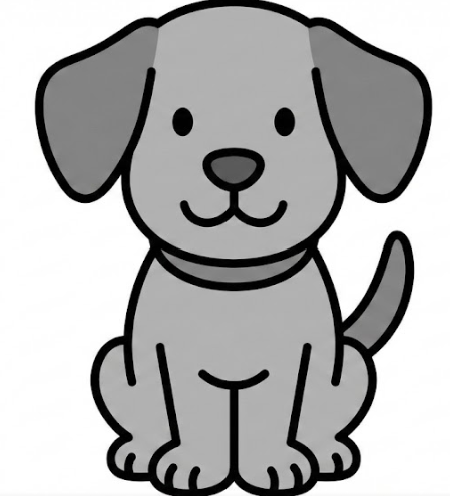
#> input picture simulation/images/dog.png, 450 x 496 px
$ jupyter execute --allow-errors simulation101_solutions.ipynb
#> lines starting #> are read from the running program, lines starting #| are printed output that depends on the picture
[cell 1]
# SPDX-License-Identifier: Apache-2.0 AND CC-BY-NC-4.0
#
# Licensed under the Apache License, Version 2.0 (the "License");
# you may not use this file except in compliance with the License.
# You may obtain a copy of the License at
#
# http://www.apache.org/licenses/LICENSE-2.0
#
# Unless required by applicable law or agreed to in writing, software
# distributed under the License is distributed on an "AS IS" BASIS,
# WITHOUT WARRANTIES OR CONDITIONS OF ANY KIND, either express or implied.
# See the License for the specific language governing permissions and
# limitations under the License.

# Quantum Algorithm Simulation 101 — Simulation: Choosing the Right Simulator (Solutions)
$\renewcommand{\ket}[1]{|#1\rangle}\renewcommand{\bra}[1]{\langle#1|}$

---

Quantum algorithm simulation spans several complementary techniques. This notebook focuses on when state vector, tensor network, matrix product state, Pauli propagation, and stabilizer simulators are the right tool, and this solutions copy provides worked reference implementations for the exercises.

**What You Will Do:**
* Build small NumPy and CUDA-Q examples for state vector, tensor network, and matrix product state simulation
* Compare when state vector, tensor network, Pauli propagation, and stabilizer methods are the right fit
* Analyze how endianness, contraction order, bond dimension, and branching affect simulator performance

**Prerequisites:**
* Python and Jupyter notebook familiarity
* Basic knowledge of quantum computing (qubits, gates, circuits, bra-ket notation, measurement)
* Familiarity with expectation values and Pauli operators is helpful

**Key Terminology:**
* State vector (SV)
* Tensor network (TN)
* Contraction path
* Matrix product state (MPS)
* Bond dimension
* Clifford gate
* Stabilizer
* Pauli propagation

**CUDA-Q Syntax:**
* [`@cudaq.kernel`](https://nvidia.github.io/cuda-quantum/latest/api/languages/python_api.html#cudaq.kernel) — defines a quantum kernel function
* [`cudaq.sample`](https://nvidia.github.io/cuda-quantum/latest/api/languages/python_api.html#cudaq.sample) — samples measurement outcomes from a kernel
* [`cudaq.observe`](https://nvidia.github.io/cuda-quantum/latest/api/languages/python_api.html#cudaq.observe) — computes expectation values of spin operators
* [`cudaq.set_target`](https://nvidia.github.io/cuda-quantum/latest/api/languages/python_api.html#cudaq.set_target) — selects a simulation backend such as state vector, tensor network, or STIM

**Student Notebook:** [`../simulation101.ipynb`](../simulation101.ipynb)

<div style="background-color: #f9fff0; border-left: 6px solid #76b900; padding: 12px 15px 12px 20px; border-radius: 4px; margin: 15px 0; color: #333;">

**<span style="color: #76b900;">&#9889; GPU Required:</span>** This notebook requires a GPU.

</div>

[cell 2]
## Instructions for Google Colab. You can ignore this cell if you have CUDA-Q
## set up locally with all required files on your system.
## Uncomment the lines below and execute this cell to install CUDA-Q.
## Run this notebook in a GPU runtime.

#!pip install cudaq cudaq-qec -q
#
#!wget -q https://github.com/nvidia/cuda-q-academic/archive/refs/heads/main.zip
#!unzip -q main.zip
#!mv cuda-q-academic-main/simulation/images ../images

> **Note:** Run the cell below to import all required packages.
> If you installed packages above, restart the kernel first
> (**Runtime → Restart session** in Colab, or **Kernel → Restart** in Jupyter).

## State Vector Simulation

State vector (SV) simulation is the most common technique for algorithm simulation and probably the technique most users are familiar with. The method is also the most straightforward. For an $N$ qubit state, the corresponding $2^N$ element state vector is stored in memory. Gates are applied as matrix operations acting on this vector to produce the final state.

The advantage of this is that the entire state is known at all times. This allows us to perform any valid operation and save the entire state vector for other applications. This is closely related to its primary limitation, memory. Because the SV grows exponentially, SV simulation is limited to about 50 qubits. To produce simulations in the low 50s of qubits, entire supercomputers are necessary to have sufficient memory. This is unsurprising, as manipulation of an exponentially large Hilbert space is one of the reasons quantum computing could be advantageous at all.

In this notebook, we will use the basis ordering $\ket{q_0 q_1 q_2}$, so the leftmost factor in a Kronecker product acts on $q_0$. Being explicit about this endian convention is important because it determines how we build multi-qubit operators such as CNOT and how we interpret the printed amplitudes.

<div style="background-color: #f9fff0; border-left: 6px solid #76b900; padding: 15px; border-radius: 4px; box-shadow: 0px 2px 4px rgba(0,0,0,0.1);">
    <h3 style="color: #76b900; margin-top: 0; margin-bottom: 10px;">Exercise 1:</h3>
    <p style="font-size: 16px; color: #333;">
Use NumPy to prepare an identity gate, a Hadamard gate, and a CNOT gate. Build the state vector corresponding to $\ket{000}$ and prepare the $N=3$ GHZ state by performing the matrix multiplications like a state vector simulator would. Next, write a CUDA-Q kernel to prepare an arbitrary-sized GHZ state. On your device, how large of a state can you produce before a memory error occurs? Be explicit about the endian convention you assume, since it affects how you write the Kronecker products and multi-qubit matrices such as CNOT.
</div>

[cell 3]
import numpy as np

# --- 1. Define Basic Gates ---
I = np.eye(2)
H = (1/np.sqrt(2)) * np.array([[1, 1], [1, -1]])
X = np.array([[0, 1], [1, 0]])
CNOT = np.array([
    [1, 0, 0, 0],
    [0, 1, 0, 0],
    [0, 0, 0, 1],
    [0, 0, 1, 0]
])

# --- 2. Initialize State |000> ---
# Basis ordering convention: |q0 q1 q2>, so the leftmost tensor factor acts on q0.
psi = np.array([1, 0, 0, 0, 0, 0, 0, 0])

# --- 3. Build Multi-Qubit Operators ---
# Step 1: H on qubit 0 -> (H ⊗ I ⊗ I)
H_full = np.kron(H, np.kron(I, I))

# Step 2: CNOT on 0 and 1 -> (CNOT_01 ⊗ I)
CNOT01_full = np.kron(CNOT, I)

# Step 3: CNOT on 1 and 2 -> (I ⊗ CNOT_12)
CNOT12_full = np.kron(I, CNOT)

# --- 4. Run Simulation ---
# Apply H to qubit 0
psi = H_full @ psi

# Apply CNOT between 0 and 1
psi = CNOT01_full @ psi

# Apply CNOT between 1 and 2
psi = CNOT12_full @ psi

print("Final State Vector:")
print(psi)

# Pretty-print the amplitudes.
states = ["|000>", "|001>", "|010>", "|011>", "|100>", "|101>", "|110>", "|111>"]
for amplitude, state in zip(psi, states):
    if abs(amplitude) > 1e-10:
        print(f"{state}: {amplitude:.4f}")

### CUDA-Q Example

State vector simulations are awesome for algorithm development, especially as quantum computers are mostly within the range of tens of qubits. Users can generally run extremely deep circuits quickly, explore arbitrary noise models, and access any information about the state along the way. This makes SV simulation very useful for comparing noiseless results to QPUs and developing noise models to mimic QPUs with small numbers of qubits. The only reason you would not use SV simulation is when you want to scale beyond available memory. Most of the examples in the [CUDA-Q Application Hub](https://nvidia.github.io/cuda-quantum/latest/using/applications.html) use SV simulation.

Note: CUDA-Q's SV simulator is powered by NVIDIA's cuStateVec library, which is part of cuQuantum. This library is highly optimized for GPU performance and uses many tricks far beyond simply performing the matrix multiplications.

## Tensor Network Simulations

While the utility of SV simulation cannot be understated, it is critical to be able to simulate algorithms beyond $N=50$ (or less if you do not have a supercomputer available), especially as many QPUs already have more than 50 qubits. We now need to start exploring more sophisticated techniques that do not store the entire state, yet can sample from its probability amplitudes or produce observables.

Tensor network (TN) simulations are one such technique that can scale far beyond 50 qubits, even to the order of 10,000 qubits in certain cases. But you will see shortly there is still no free lunch, and this sort of scale can only be achieved for a narrow range of circuits. For many local circuits, the tensor network description itself grows roughly with the number of qubits times the circuit depth, while the actual runtime still depends strongly on the contraction path and the entanglement created by the circuit. This is why TN methods are especially attractive for shallow circuits.

A tensor is a general data structure that is said to have rank $n$. A rank-0, rank-1, and rank-2 tensor is a scalar, vector, and matrix, respectively, with higher-order tensors adding dimensions. The number of elements in each dimension of a tensor is called the extent. For fixed extent, the number of elements in a tensor grows exponentially with rank.

Tensors are often visually represented as nodes with lines coming from them, where a node by itself is a scalar and each line is a higher-order dimension.

An important operation for tensors is contraction, or summing over the shared indices of two or more tensors. Consider two matrices $A_{ij}$ and $B_{jk}$. If we multiply the two, we would sum over the common $j$ index to result in a new matrix $C_{ik}$. We are computing $C_{ik} = \sum_j A_{ij} B_{jk}$, which is often written in Einstein notation with the explicit sum dropped: $C_{ik} = A_{ij} B_{jk}$. These operations can be generalized to any-order tensors and represented graphically, where connected lines in a diagram are the indices summed over in the contraction. See the examples pictured below.

Connecting many of these diagrams results in a tensor network. This is important because quantum circuits can be represented as tensor networks where each initial qubit is a vector, each single-qubit gate is a rank-2 tensor, and each two-qubit gate is a rank-4 tensor. If we just convert the circuit to a TN and contract, we recover our state vector.

<div style="background-color: #f9fff0; border-left: 6px solid #76b900; padding: 15px; border-radius: 4px; box-shadow: 0px 2px 4px rgba(0,0,0,0.1);">
    <h3 style="color: #76b900; margin-top: 0; margin-bottom: 10px;">Exercise 2:</h3>
    <p style="font-size: 16px; color: #333;">
Given the input tensors below, write an einsum to contract the whole network and recover the state vector. Note that the CNOT gate is converted into a rank-4 tensor for you.
</div>

[cell 4]
import numpy as np


q0 = np.array([1, 0])
q1 = np.array([1, 0])
q2 = np.array([1, 0])


H = (1 / np.sqrt(2)) * np.array([[1, 1],
                                 [1, -1]])

CNOT_matrix = np.array([[1, 0, 0, 0],
                        [0, 1, 0, 0],
                        [0, 0, 0, 1],
                        [0, 0, 1, 0]])
CNOT = CNOT_matrix.reshape(2, 2, 2, 2)

# 2. Perform Tensor Contraction (The "Network")
# ---------------------------------------------
# We describe the circuit connectivity using Einstein summation conventions.
#
# Indices key:
# a: Input for q0
# b: Output of H (becomes control input for CNOT1)
# c: Input for q1 (target input for CNOT1)
# d: Final output for q0 (control output of CNOT1)
# e: Intermediate output for q1 (target output of CNOT1 -> control input for CNOT2)
# f: Input for q2 (target input for CNOT2)
# g: Final output for q1 (control output of CNOT2)
# h: Final output for q2 (target output of CNOT2)
#
# Endianness note: we list basis states as |q0 q1 q2>, so the leftmost tensor factor acts on q0.

# The Circuit:
# q0 --a--[H]--b--[ C ]--d (out q0)
#                  [ N ]
# q1 --c-----------[ O ]--e--[ C ]--g (out q1)
#                  [ T ]     [ N ]
# q2 --f---------------------[ O ]--h (out q2)
#                            [ T ]

ghz_tensor = np.einsum(
    'a, ba, c, debc, f, ghef -> dgh',
    q0,    # 'a' connects to H input
    H,     # 'ba' maps a -> b
    q1,    # 'c' connects to CNOT1 target input
    CNOT,  # 'debc' maps (b, c) -> (d, e)
    q2,    # 'f' connects to CNOT2 target input
    CNOT   # 'ghef' maps (e, f) -> (g, h)
)

# 3. Flatten and Validate
# -----------------------
# Flatten the (2, 2, 2) tensor into a state vector of size 8.
ghz_state_vector = ghz_tensor.flatten()
print(ghz_state_vector)

Astute learners might wonder at this point, "how does this help us if we just recover the SV? Was storing the SV not the problem with SV simulation?" In practice, the contraction above would never be done. If we wanted to compute the expectation value of an observable, we would amend the observable to the TN, and then extend the network with the conjugate of $\ket{\psi}$, that is, produce a network that corresponds to $\bra{\psi} O \ket{\psi}$.

<div style="background-color: #f9fff0; border-left: 6px solid #76b900; padding: 15px; border-radius: 4px; box-shadow: 0px 2px 4px rgba(0,0,0,0.1);">
    <h3 style="color: #76b900; margin-top: 0; margin-bottom: 10px;">Exercise 3:</h3>
    <p style="font-size: 16px; color: #333;">
Amend your code above and use it to compute the expectation value of $Z_0 Z_1$ and $Z_0 I_1$. To keep things organized, it might help to contract a tensor for the ket state and the bra state first, and then calculate the final contraction with the observable. Confirm that you agree with CUDA-Q's output.
</div>

[cell 5]
import cudaq
from cudaq import spin

# [6 lines left out: function bell_state, not called in this run]


#> (the rest of this cell did not finish here and is left out)

Contracting this network would result in a scalar. Sampling follows a similar procedure where the marginal probability of the first qubit is computed, a measurement is sampled, that outcome is fixed in the network, and the procedure continues until all qubits are sampled. Unlike SV simulation where we start with a $2^N$ object, TN simulation starts with a collection of mostly rank-1, rank-2, and rank-4 tensors and contracts them down to a scalar. What determines the memory required for a TN computation is the contraction order, or contraction path, because that sets the size of the largest intermediate tensor.

<div style="background-color: #f9fff0; border-left: 6px solid #76b900; padding: 15px; border-radius: 4px; box-shadow: 0px 2px 4px rgba(0,0,0,0.1);">
    <h3 style="color: #76b900; margin-top: 0; margin-bottom: 10px;">Exercise 4:</h3>
    <p style="font-size: 16px; color: #333;">
Consider the following multiplication of $A_{ij} \times B_{jk} \times C_{kl}$, where the extent of each dimension is $(i: 10, j: 100, k: 10, l: 100)$. Demonstrate by computing the einsums that there is an optimal pathway to minimize the size of the intermediate tensor. Print the memory of the intermediate tensor and the time to perform the entire contraction in each case.
</div>

[cell 6]
import numpy as np
import time

# 1. Setup Dimensions and Tensors
# -------------------------------
L = 2000  # Large dimension
S = 10    # Small dimension (The "Bond" dimension)

# Create random tensors
# A: (2000, 10)
# B: (10, 2000)
# C: (2000, 10)
A = np.random.rand(L, S)
B = np.random.rand(S, L)
C = np.random.rand(L, S)

print(f"Dimensions: L={L}, S={S}")
print(f"A: {A.shape}, B: {B.shape}, C: {C.shape}")
print("-" * 50)

# 2. The "Bad" Pathway: (A connects to B) then result connects to C
# -----------------------------------------------------------------
# We contract indices 'j' first (the small dimension S).
# This creates an intermediate tensor of shape (L, L) -> (2000, 2000).
# A(i,j) * B(j,k) -> Intermediate(i,k)

print("PATH 1: Left-to-Right Contraction (A @ B) @ C")

start = time.time()

# Step 1: Contract A and B
# Shapes: (2000, 10) * (10, 2000) -> (2000, 2000)
intermediate_bad = np.einsum('ij, jk -> ik', A, B)

# Step 2: Contract Intermediate with C
# Shapes: (2000, 2000) * (2000, 10) -> (2000, 10)
result_bad = np.einsum('ik, kl -> il', intermediate_bad, C)

end = time.time()

# Calculate size in Megabytes (float64 = 8 bytes)
inter_size_mb = intermediate_bad.nbytes / (1024**2)

print(f"  Intermediate Shape: {intermediate_bad.shape}")
print(f"  Intermediate Memory: {inter_size_mb:.2f} MB")
print(f"  Time taken: {end - start:.5f} seconds")
print("-" * 50)


# 3. The "Good" Pathway: A connects to (B connects to C)
# ------------------------------------------------------
# We contract indices 'k' first (the large dimension L).
# This creates an intermediate tensor of shape (S, S) -> (10, 10).
# B(j,k) * C(k,l) -> Intermediate(j,l)

print("PATH 2: Right-to-Left Contraction A @ (B @ C)")

start = time.time()

# Step 1: Contract B and C first
# Shapes: (10, 2000) * (2000, 10) -> (10, 10)
intermediate_good = np.einsum('jk, kl -> jl', B, C)

# Step 2: Contract A with Intermediate
# Shapes: (2000, 10) * (10, 10) -> (2000, 10)
result_good = np.einsum('ij, jl -> il', A, intermediate_good)

end = time.time()

inter_size_mb = intermediate_good.nbytes / (1024**2)

print(f"  Intermediate Shape: {intermediate_good.shape}")
print(f"  Intermediate Memory: {inter_size_mb:.6f} MB") # It's tiny!
print(f"  Time taken: {end - start:.5f} seconds")

# 4. Verification
# ---------------
assert np.allclose(result_bad, result_good)
print("\nResults match!")

Clearly, even for a small problem, the path can matter significantly. This holds true for TN simulation too. If it is performed along a poor path, it is possible to run into the same memory requirements as SV simulation. In fact, deep circuits with high entanglement push TN simulation toward this limit and therefore become intractably slow and run into the same memory limits as SV. But if a circuit has low entanglement and is very shallow, it is possible to run an exact simulation of orders of magnitude more qubits using TN simulation.

Try the use cases in the example below to see this in action with CUDA-Q.

<div style="background-color: #f9fff0; border-left: 6px solid #76b900; padding: 15px; border-radius: 4px; box-shadow: 0px 2px 4px rgba(0,0,0,0.1);">
    <h3 style="color: #76b900; margin-top: 0; margin-bottom: 10px;">Exercise 4b:</h3>
    <p style="font-size: 16px; color: #333;">
Write a kernel that performs `qft_layers` of the QFT circuit. Time runs on the CUDA-Q SV and TN simulators. With deeper circuits, does the simulation time grow proportionally for each backend? In the following cell, try sampling a GHZ-state preparation kernel. How many qubits can you simulate in under 1 minute with SV on your device? How about TN?
</div>

[cell 7]
import cudaq
import time

# [17 lines left out: functions quantum_fourier_transform, qft, not called in this run]

#> (the rest of this cell did not finish here and is left out)

[cell 8]
# [8 lines left out: function ghz, not called in this run]

cudaq.set_target('nvidia')
#> (this line was passed over: cudaq is not available in this run)

start = time.time()
cudaq.sample(ghz, 25)
#> (this line was passed over: cudaq is not available in this run)
end = time.time()
sv_time = end-start
print("SV time GHZ:", sv_time)

cudaq.set_target('tensornet')
#> (this line was passed over: cudaq is not available in this run)

start = time.time()
cudaq.sample(ghz, 25) #100
#> (this line was passed over: cudaq is not available in this run)
end = time.time()
tn_time = end-start


print("TN time GHZ:", tn_time)

In summary, TN simulations are great at extending beyond the memory limitations of SV simulations, especially when the circuit is shallow and local. For many circuits, the network description grows roughly with the number of qubits times the circuit depth, but the actual runtime is still dominated by the contraction path and the entanglement generated by the circuit. cuTensorNet is highly optimized to find good contraction pathways and run with peak performance on the GPU. TN simulations, if the circuit structure is right, provide most of the benefits of SV simulation aside from being able to save the resulting state.

A good recent example is found in ["Validating large-scale quantum machine learning: efficient simulation of quantum support vector machines using tensor networks"](https://iopscience.iop.org/article/10.1088/2632-2153/adb4ba), where a quantum SVM was constructed using 748 qubits to perform image classification.

## Matrix Product States

We have now covered simulators for deep circuits with few qubits and shallow circuits with many qubits. What do you do for the many cases that fall between these two regimes?

This is where matrix product state (MPS) simulators start to shine. Before exploring some examples, let's understand what an MPS is.

The main idea of an MPS state is to take a rank-$N$ tensor corresponding to the $2^N$ element state $\psi$ and decompose it into a special tensor network that looks like the following figure.

The vertical lines are called the physical dimension and represent a 1 or 0 for each state. If these are concrete values, then each node collapses from a rank-3 tensor to rank-2 tensors and hence represents the state as a product of matrices. At first glance, it is not obvious why this is advantageous over a standard TN approach, as we still produce the full state vector when we contract. However, MPS construction allows for systematic truncation of entanglement to shrink the state based on the singular value decomposition (SVD).

You may recall from linear algebra that an SVD is a tool to decompose any matrix into the following:

$$ A_{m \times n} = U_{m \times m} \Sigma_{m \times n} V_{n \times n} $$

Where $U$ and $V$ are unitary matrices whose columns and rows are populated by the eigenvectors of $AA^T$ or $A^TA$, respectively. $\Sigma$ is a diagonal matrix which contains the so-called singular values. The singular values are extremely useful because they quantify how information is stored in the data. This means you can truncate data that corresponds to small singular values with little impact on the information stored by the matrix.

<div style="background-color: #f9fff0; border-left: 6px solid #76b900; padding: 15px; border-radius: 4px; box-shadow: 0px 2px 4px rgba(0,0,0,0.1);">
    <h3 style="color: #76b900; margin-top: 0; margin-bottom: 10px;">Exercise 5:</h3>
    <p style="font-size: 16px; color: #333;">
Use the provided image `../images/dog.png` and fix the following function to perform SVD on the image. This is a simple example of how image compression works. Given this matrix has about 400 singular values, how many are needed to get decent recovery of the image? How many are needed to achieve 90% of the information?
</div>

[cell 9]
import numpy as np
import matplotlib.pyplot as plt
from PIL import Image

def analyze_image_svd(image_path, ranks=[1, 5, 10, 20, 50]):
    # 1. Load the image and convert to grayscale (L mode).
#> called with image_path = '../images/dog.png'
    img = Image.open(image_path).convert('L')
    img_matrix = np.array(img)

    # 2. Perform SVD.
    U, s, Vh = np.linalg.svd(img_matrix, full_matrices=False)
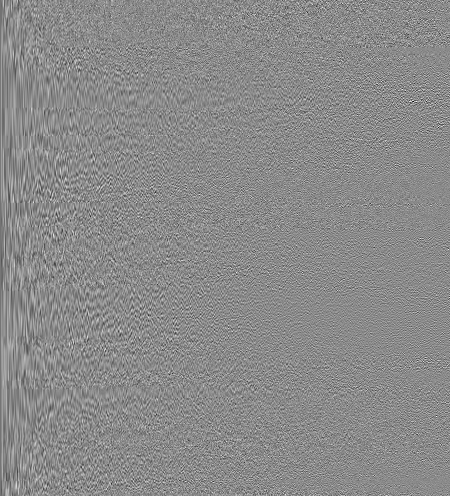
#> U: shape (496, 450) float64; min -0.308, max 0.258, mean -0.000102; drawn with min black and max white
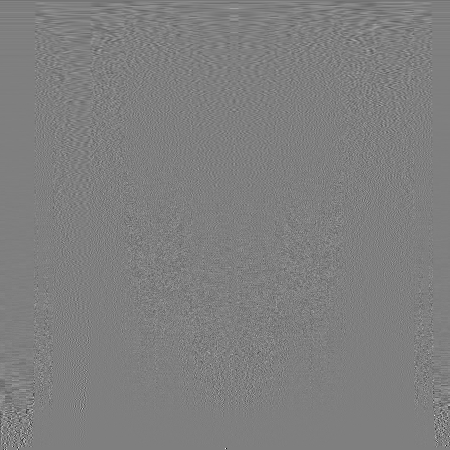
#> Vh: shape (450, 450) float64; min -0.707, max 0.707, mean -0.0001; drawn with min black and max white
#> s = 450 values, max 86118.6 at index 0, min 8.53e-12 at index 449, mean 675.2
    spectrum_energy = s**2
#> spectrum_energy = 450 values, max 7.42e+09 at index 0, min 7.28e-23 at index 449, mean 18719843.7
#> (the rest of the program and of its run is left out)
